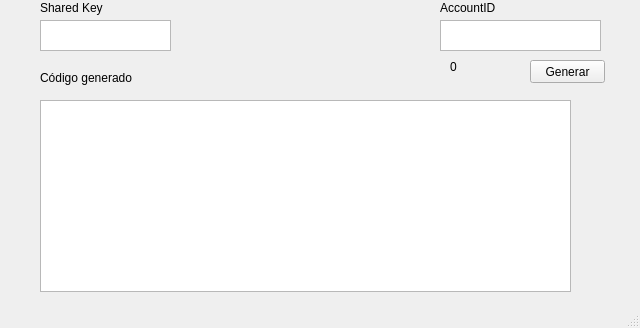
<?xml version="1.0" encoding="UTF-8"?>
<ui version="4.0">
 <class>MainWindow</class>
 <widget class="QMainWindow" name="MainWindow">
  <property name="geometry">
   <rect>
    <x>0</x>
    <y>0</y>
    <width>640</width>
    <height>328</height>
   </rect>
  </property>
  <property name="windowTitle">
   <string>MainWindow</string>
  </property>
  <widget class="QWidget" name="centralwidget">
   <widget class="QTextEdit" name="inp_shared_key">
    <property name="geometry">
     <rect>
      <x>40</x>
      <y>20</y>
      <width>131</width>
      <height>31</height>
     </rect>
    </property>
   </widget>
   <widget class="QTextEdit" name="inp_account">
    <property name="geometry">
     <rect>
      <x>440</x>
      <y>20</y>
      <width>161</width>
      <height>31</height>
     </rect>
    </property>
   </widget>
   <widget class="QPushButton" name="btn_generar">
    <property name="geometry">
     <rect>
      <x>530</x>
      <y>60</y>
      <width>75</width>
      <height>23</height>
     </rect>
    </property>
    <property name="text">
     <string>Generar</string>
    </property>
   </widget>
   <widget class="QLabel" name="lbl_shared_key">
    <property name="geometry">
     <rect>
      <x>40</x>
      <y>0</y>
      <width>71</width>
      <height>16</height>
     </rect>
    </property>
    <property name="text">
     <string>Shared Key</string>
    </property>
   </widget>
   <widget class="QLabel" name="lbl_totp">
    <property name="geometry">
     <rect>
      <x>40</x>
      <y>70</y>
      <width>131</width>
      <height>16</height>
     </rect>
    </property>
    <property name="text">
     <string>Código generado</string>
    </property>
   </widget>
   <widget class="QLabel" name="lbl_time">
    <property name="geometry">
     <rect>
      <x>450</x>
      <y>60</y>
      <width>47</width>
      <height>13</height>
     </rect>
    </property>
    <property name="text">
     <string>0</string>
    </property>
   </widget>
   <widget class="QLabel" name="lbl_account">
    <property name="geometry">
     <rect>
      <x>440</x>
      <y>0</y>
      <width>61</width>
      <height>16</height>
     </rect>
    </property>
    <property name="text">
     <string>AccountID</string>
    </property>
   </widget>
   <widget class="QTableView" name="tbl_view">
    <property name="geometry">
     <rect>
      <x>40</x>
      <y>100</y>
      <width>531</width>
      <height>192</height>
     </rect>
    </property>
   </widget>
  </widget>
  <widget class="QMenuBar" name="menubar">
   <property name="geometry">
    <rect>
     <x>0</x>
     <y>0</y>
     <width>640</width>
     <height>21</height>
    </rect>
   </property>
  </widget>
  <widget class="QStatusBar" name="statusbar"/>
 </widget>
 <resources/>
 <connections/>
</ui>
